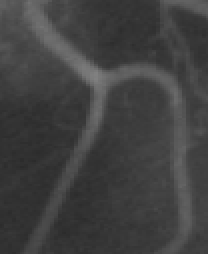
%> input picture 第三次作业/CV code_Sample/code/vessel.bmp, 104 x 127 px (shown 2 times larger)
$ octave Test_demo_vessel.m   (GNU Octave 9; MATLAB toolbox functions it lacks are replaced by stand-ins)
%> lines starting %> are read from the running program, lines starting %| are printed output that depends on the picture; in (x1, y1, x2, y2) boxes, pixels count from 0 and x2, y2 are one past the last pixel; in counts of white or black regions, pixels touching at a corner belong together; the program's own positions count from 1
### 第三次作业/CV code_Sample/code/plotLevelSet.m
function [c,h]=plotLevelSet(u,zLevel, style)
%   plotLevelSet(u,zLevel, style) plot the level contour of function u at
%   the zLevel.
%   created on 04/26/2004
%   author: Chunming Li
%   email: li_chunming@hotmail.com
%   Copyright (c) 2004-2006 by Chunming Li
% hold on;
[c,h] = contour(u,[zLevel zLevel],style);
% hold off;

### 第三次作业/CV code_Sample/code/BoundMirrorExpand.m
function B = BoundMirrorExpand(A)

[m,n] = size(A);
yi = 2:m+1;
xi = 2:n+1;
B = zeros(m+2,n+2);
B(yi,xi) = A;
B([1 m+2],[1 n+2]) = B([3 m],[3 n]);  % mirror corners
B([1 m+2],xi) = B([3 m],xi);          % mirror left and right boundary
B(yi,[1 n+2]) = B(yi,[3 n]);          % mirror top and bottom boundary

### 第三次作业/CV code_Sample/code/evolution_cv.m
function phi = EVOLUTION_CV(I, phi0, mu, nu, lambda, delta_t, epsilon, numIter, g);
%   evolution_withoutedge(I, phi0, mu, nu, lambda_1, lambda_2, delta_t, delta_h, epsilon, numIter);
%   input:
%       I: input image
%       phi0: level set function to be updated
%       mu: weight for length term
%       nu: weight for area term, default value 0
%       lambda:  weight for c1 fitting term
%       delta_t: time step
%       numIter: number of iterations
%   output:
%       phi: updated level set function
%
%   created on 04/26/2004
%   author: Chunming Li
%   email: li_chunming@hotmail.com
%   Copyright (c) 2004-2006 by Chunming Li


I = BoundMirrorExpand(I); % 镜像边缘延拓
phi = BoundMirrorExpand(phi0);
g = BoundMirrorExpand(g);
for k = 1 : numIter
    phi = BoundMirrorEnsure(phi);
    g = BoundMirrorEnsure(g);
    Curv = curvature(phi);

    fphi=(0.5/epsilon)*(1+cos(pi*phi/epsilon));
    DELTAPHI = fphi.*(phi<=epsilon)&(phi>=-epsilon);

    PHIxxyy = del2(phi);

    [gx,gy]=gradient(g);
    [phix,phiy]=gradient(phi);

    norm=sqrt(phix.^2 + phiy.^2 + 1e-10);
    phixn=phix./norm;phiyn=phiy./norm;


    % updating the phi function
    phi=phi+delta_t*(mu*(4*PHIxxyy-Curv)+lambda*DELTAPHI.*(gx.*phixn+gy.*phiyn+g.*Curv)+nu*g.*DELTAPHI);
end
phi = BoundMirrorShrink(phi); % 去掉延拓的边缘

### 第三次作业/CV code_Sample/code/BoundMirrorShrink.m
function B = BoundMirrorShrink(A)
[m,n] = size(A);
yi = 2:m-1;
xi = 2:n-1;
B = A(yi,xi);

### 第三次作业/CV code_Sample/code/sdf2circle.m
function f = sdf2circle(nrow,ncol, ic,jc,r)
%   sdf2circle(nrow,ncol, ic,jc,r) computes the signed distance to a circle
%   input:
%       nrow: number of rows
%       ncol: number of columns
%       (ic,jc): center of the circle
%       r: radius of the circle
%   output:
%       f: signed distance to the circle
%
%   created on 04/26/2004
%   author: Chunming Li
%   email: li_chunming@hotmail.com
%   Copyright (c) 2004-2006 by Chunming Li


[X,Y] = meshgrid(1:ncol, 1:nrow);

f = sqrt((X-jc).^2+(Y-ic).^2)-r;

%f=sdf2circle(100,50,51,25,10);figure;imagesc(f)

### 第三次作业/CV code_Sample/code/Test_demo_vessel.m
%   Matlad code implementing Chan-Vese model in the paper 'Active Contours Without Edges'
%   This method works well for bimodal images, for example the image 'three.bmp'


clear;
close all;
clc;

Img=imread('vessel.bmp');    % Warning: example image that CV model does NOT work well
%> Img is the input picture: size 127x104 uint8; min 43, max 128, mean 64.5

U=Img(:,:,1);
% get the size

[nrow,ncol] =size(U);
%> nrow = 127; ncol = 104
ic=nrow/2-27;
%> ic = 36.5
jc=ncol/2;
%> jc = 52
r=3;
phi_0 = sdf2circle(nrow,ncol,ic,jc,r);
figure; mesh(phi_0); title('Signed Distance Function')
numIter = 5;
a= 55;b=50;  % For TWOCELL

a=6;b=5;
initial=6*ones(nrow,ncol);
initial(a:end-b,a:end-b)=0;
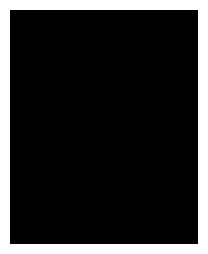
%> initial: size 127x104 double (shown 2 times larger); values 0 (black) and 6 (white), 16.7% white; 1 white region, box (x1, y1, x2, y2) and area: (0, 0, 104, 127) 2210
initial(a+1:end-b+1,a+1:end-b+1)=-6;
phi_0 = initial;

delta_t = 5;
lambda = 5.0;
nu = 5;
mu = 0.04;
epsilon = 0.13;
% Edge Indicator Function.
I = double(U);

c=47;a=6;b=5;
I(1:a,:)=c+rand(a,ncol);
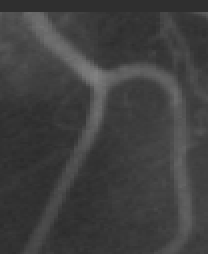
%> I: size 127x104 double (shown 2 times larger); min 43, max 128, mean 63.3
I(end-a:end,:)=c+rand(a+1,ncol);
%> I: size 127x104 double; 5.51% of pixels changed, all inside (x1, y1, x2, y2) = (0, 120, 104, 127)
I(:,end-b:end)=c+rand(nrow,b+1);
%> I: size 127x104 double; min 43, max 128, mean 61.8
I(:,1:b)=c+rand(nrow,b);
%> I: size 127x104 double; min 43, max 128, mean 61.3
I(1:a,end-5:end)=I(1:a,end-5:end)+4;
%> I: size 127x104 double; min 43, max 128, mean 61.3; mean of the top-left, top-right, bottom-left and bottom-right quarters 68, 61.7, 53.5, 62.3

sigma = 0.5;
G = fspecial('gaussian',15,sigma);
II = conv2(I,G,'same');
[Ix,Iy]=gradient(II);
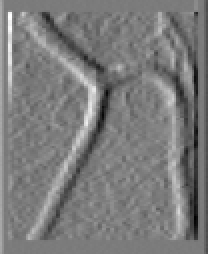
%> Ix: size 127x104 double (shown 2 times larger); min -14.59, max 15.48, mean 0.00172; drawn with min black and max white
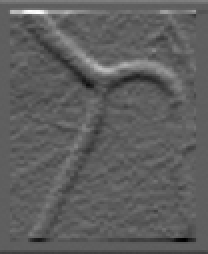
%> Iy: size 127x104 double (shown 2 times larger); min -15.54, max 26.23, mean 0; drawn with min black and max white
f = Ix.^2+Iy.^2;
g=1./( 1 + f );
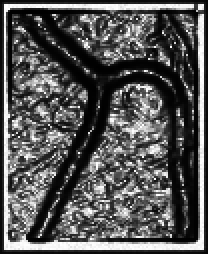
%> g: size 127x104 double (shown 2 times larger); min 0.00145, max 1, mean 0.335


% iteration should begin from here
phi=phi_0;
figure(2);
subplot(1,2,1); mesh(phi);
subplot(1,2,2); imagesc(uint8(I));colormap(gray)
hold on;
plotLevelSet(phi,0,'r');

%> (the run ends here)
